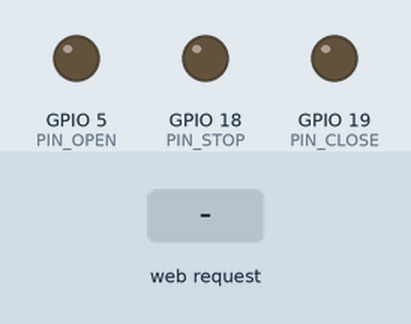
This sketch was run on a simulated ESP32. Parts: output pins drawn as LEDs (lit = HIGH). The test bench sets the inputs (shaded band). WiFi joins after 1.5 s; servers stay silent unless stated; what the sketch prints to the serial monitor is not drawn.

Above: at 2.7 s.
2.8 s: HTTP request GET /open received
At 3.3 s:
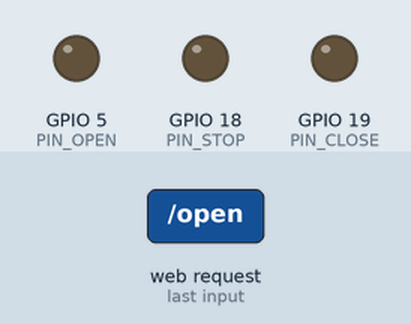
4.4 s: HTTP request GET /stop received
At 5.7 s:
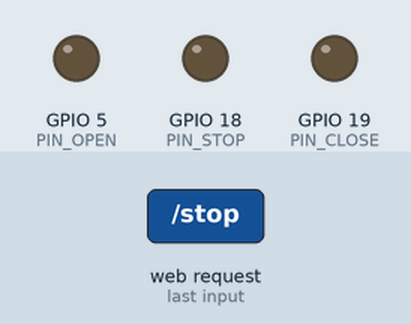
6.0 s: HTTP request GET /close received
At 6.9 s:
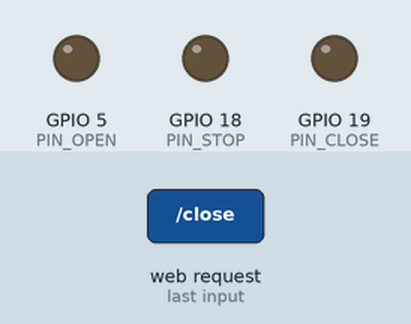
Timing chart, 0 to 9.0 s (numbered marks = the images above; inputs shaded):
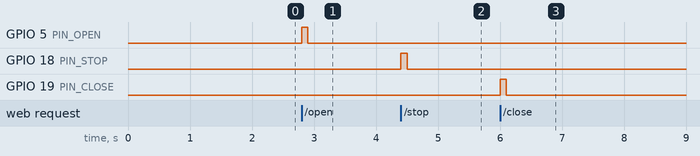

Measured:
- after the input at 2.8 s, GPIO 5 (PIN_OPEN): LOW → HIGH at once, → LOW 0.10 s later
- after the input at 4.4 s, GPIO 18 (PIN_STOP): LOW → HIGH at once, → LOW 0.10 s later
- after the input at 6.0 s, GPIO 19 (PIN_CLOSE): LOW → HIGH at once, → LOW 0.10 s later

The sketch:

sketch_aug5d.ino
```cpp
#include <WiFi.h>
#include <WebServer.h>

const char* ssid = "Yasiru's S25 Ultra";
const char* password = "freewifi";

const int PIN_OPEN = 5;
const int PIN_STOP = 18;
const int PIN_CLOSE = 19;

WebServer server(80);

void activateRelay(int pin) {
  digitalWrite(pin, HIGH);
  delay(100);
  digitalWrite(pin, LOW);
}

void handleOpen() {
  Serial.println("Received: OPEN");
  activateRelay(PIN_OPEN);
  server.send(200, "text/plain", "OPEN command received");
}

void handleStop() {
  Serial.println("Received: STOP");
  activateRelay(PIN_STOP);
  server.send(200, "text/plain", "STOP command received");
}

void handleClose() {
  Serial.println("Received: CLOSE");
  activateRelay(PIN_CLOSE);
  server.send(200, "text/plain", "CLOSE command received");
}

void setup() {
  Serial.begin(115200);
  pinMode(PIN_OPEN, OUTPUT);
  pinMode(PIN_STOP, OUTPUT);
  pinMode(PIN_CLOSE, OUTPUT);

  WiFi.begin(ssid, password);
  Serial.print("Connecting to Wi-Fi");
  while (WiFi.status() != WL_CONNECTED) {
    delay(500);
    Serial.print(".");
  }
  Serial.println("\nConnected to Wi-Fi!");
  Serial.print("ESP32 IP Address: ");
  Serial.println(WiFi.localIP());

  server.on("/open", handleOpen);
  server.on("/stop", handleStop);
  server.on("/close", handleClose);

  server.begin();
  Serial.println("HTTP server started");
}

void loop() {
  server.handleClient();
}
```
